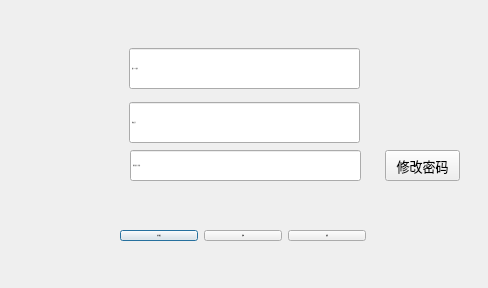
<?xml version="1.0" encoding="UTF-8"?>
<ui version="4.0">
 <class>Dialog</class>
 <widget class="QDialog" name="Dialog">
  <property name="windowModality">
   <enum>Qt::WindowModal</enum>
  </property>
  <property name="geometry">
   <rect>
    <x>0</x>
    <y>0</y>
    <width>488</width>
    <height>288</height>
   </rect>
  </property>
  <property name="minimumSize">
   <size>
    <width>488</width>
    <height>288</height>
   </size>
  </property>
  <property name="maximumSize">
   <size>
    <width>488</width>
    <height>288</height>
   </size>
  </property>
  <property name="font">
   <font>
    <family>Arial</family>
    <pointsize>10</pointsize>
   </font>
  </property>
  <property name="windowTitle">
   <string>新外个人空间 v2.0</string>
  </property>
  <property name="styleSheet">
   <string notr="true">QPushButton{
	color : blue;
    font-size:15px;
	height:20px;
}
QLineEdit{
	font-size:21px;
}
url(:/logo/xwLogo.jpg)</string>
  </property>
  <widget class="QLineEdit" name="stuID">
   <property name="geometry">
    <rect>
     <x>129</x>
     <y>48</y>
     <width>231</width>
     <height>41</height>
    </rect>
   </property>
   <property name="font">
    <font>
     <family>Arial</family>
     <pointsize>-1</pointsize>
    </font>
   </property>
   <property name="cursor">
    <cursorShape>IBeamCursor</cursorShape>
   </property>
   <property name="toolTip">
    <string/>
   </property>
   <property name="statusTip">
    <string/>
   </property>
   <property name="maxLength">
    <number>6</number>
   </property>
   <property name="echoMode">
    <enum>QLineEdit::Normal</enum>
   </property>
   <property name="placeholderText">
    <string>输入个人编号</string>
   </property>
  </widget>
  <widget class="QLineEdit" name="stuName">
   <property name="geometry">
    <rect>
     <x>129</x>
     <y>102</y>
     <width>231</width>
     <height>41</height>
    </rect>
   </property>
   <property name="font">
    <font>
     <family>Arial</family>
     <pointsize>-1</pointsize>
    </font>
   </property>
   <property name="echoMode">
    <enum>QLineEdit::Normal</enum>
   </property>
   <property name="placeholderText">
    <string>检查名字</string>
   </property>
  </widget>
  <widget class="QLabel" name="wrgTip">
   <property name="geometry">
    <rect>
     <x>128</x>
     <y>190</y>
     <width>301</width>
     <height>16</height>
    </rect>
   </property>
   <property name="styleSheet">
    <string notr="true">QLabel { 
    color: red ;
	
	font: 75 11pt &quot;微软雅黑&quot;;
}</string>
   </property>
   <property name="text">
    <string extracomment="错误提示"/>
   </property>
  </widget>
  <widget class="QWidget" name="layoutWidget">
   <property name="geometry">
    <rect>
     <x>120</x>
     <y>210</y>
     <width>246</width>
     <height>51</height>
    </rect>
   </property>
   <layout class="QHBoxLayout" name="horizontalLayout">
    <item>
     <widget class="QPushButton" name="checkBTN">
      <property name="font">
       <font>
        <family>宋体</family>
        <pointsize>-1</pointsize>
        <weight>50</weight>
        <bold>false</bold>
       </font>
      </property>
      <property name="text">
       <string>显示姓名</string>
      </property>
     </widget>
    </item>
    <item>
     <spacer name="horizontalSpacer">
      <property name="orientation">
       <enum>Qt::Horizontal</enum>
      </property>
      <property name="sizeHint" stdset="0">
       <size>
        <width>40</width>
        <height>20</height>
       </size>
      </property>
     </spacer>
    </item>
    <item>
     <widget class="QPushButton" name="loginBTN">
      <property name="font">
       <font>
        <family>宋体</family>
        <pointsize>-1</pointsize>
        <weight>50</weight>
        <bold>false</bold>
       </font>
      </property>
      <property name="text">
       <string>登录</string>
      </property>
     </widget>
    </item>
    <item>
     <widget class="QPushButton" name="cancelBTN">
      <property name="font">
       <font>
        <family>宋体</family>
        <pointsize>-1</pointsize>
        <weight>50</weight>
        <bold>false</bold>
       </font>
      </property>
      <property name="text">
       <string>取消</string>
      </property>
     </widget>
    </item>
   </layout>
  </widget>
  <widget class="QLabel" name="logo">
   <property name="geometry">
    <rect>
     <x>20</x>
     <y>50</y>
     <width>80</width>
     <height>80</height>
    </rect>
   </property>
   <property name="minimumSize">
    <size>
     <width>80</width>
     <height>80</height>
    </size>
   </property>
   <property name="maximumSize">
    <size>
     <width>80</width>
     <height>80</height>
    </size>
   </property>
   <property name="styleSheet">
    <string notr="true">image:url(:/logo/xwLogo.png)</string>
   </property>
   <property name="text">
    <string/>
   </property>
  </widget>
  <widget class="QLineEdit" name="stuPWD">
   <property name="geometry">
    <rect>
     <x>130</x>
     <y>150</y>
     <width>231</width>
     <height>31</height>
    </rect>
   </property>
   <property name="font">
    <font>
     <family>Arial</family>
     <pointsize>-1</pointsize>
    </font>
   </property>
   <property name="echoMode">
    <enum>QLineEdit::Password</enum>
   </property>
   <property name="placeholderText">
    <string>填写密码（选填）</string>
   </property>
  </widget>
  <widget class="QPushButton" name="chgPWD">
   <property name="geometry">
    <rect>
     <x>385</x>
     <y>150</y>
     <width>75</width>
     <height>31</height>
    </rect>
   </property>
   <property name="text">
    <string>修改密码</string>
   </property>
  </widget>
 </widget>
 <resources>
  <include location="logo.qrc"/>
 </resources>
 <connections/>
</ui>
